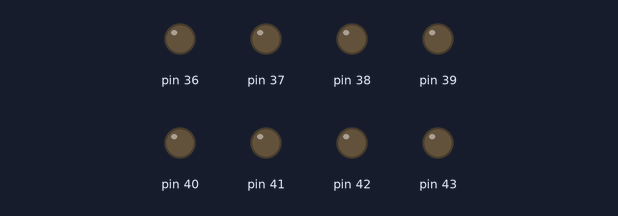
Simulated run of this program. Board: Arduino Mega 2560, built with avr-gcc and run on an emulated ATmega2560. On the bench: output pins drawn as LEDs (lit = HIGH).

Above: at 0.15 s.
At 0.82 s:
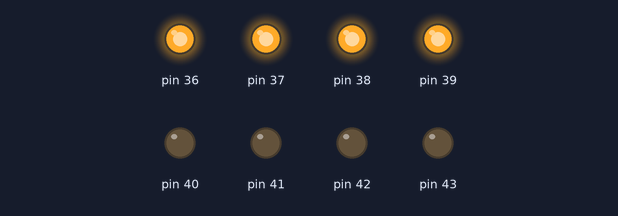
At 1.57 s:
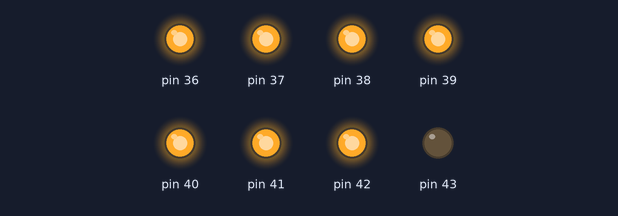
At 3.07 s:
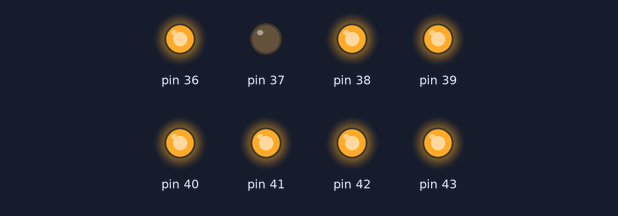
At 4.57 s:
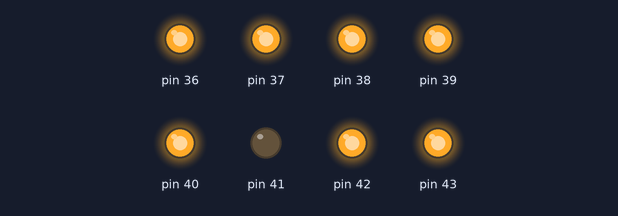
At 6.07 s:
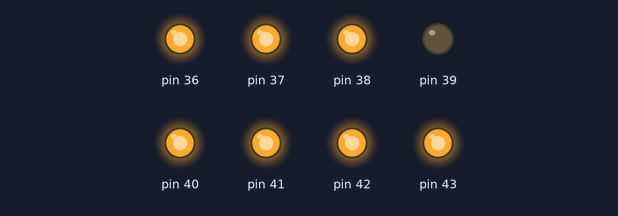
Timing chart, 0 to 6.4 s (numbered marks = the images above):
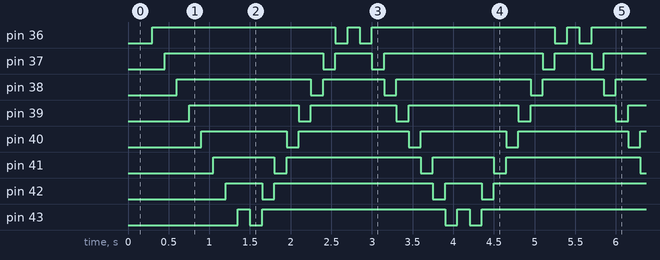

The program:

main.cpp
```cpp
/**
 * Blink
 *
 * Turns on an LED on for one second,
 * then off for one second, repeatedly.
 */
#include "Arduino.h"

// Set LED_BUILTIN if it is not defined by Arduino framework
// #define LED_BUILTIN 13

void setup()
{
  // testing for breakpoint
  //  initialize LED digital pin as an output.
  //  pinMode(LED_BUILTIN, OUTPUT);
  //  initialize LED pin blank to blank as an output
  //  pinMode(LED_BUILTIN, OUTPUT);

  // Set up for knight rider
  for (int i = 36; i < 44; i++)
  {
    pinMode(i, OUTPUT);
  }
}

void loop()
{
  // // Test Blink of integrated LED on pin 13
  // { // turn the LED on (HIGH is the voltage level)
  //   digitalWrite(LED_BUILTIN, HIGH);

  //   // wait for a second
  //   delay(1000);

  //   // turn the LED off by making the voltage LOW
  //   digitalWrite(LED_BUILTIN, LOW);

  //   // wait for a second
  //   delay(1000);
  // }

  // Test Blink of External LED
  // {// turn the LED on (HIGH is the voltage level)
  // digitalWrite(LED_BUILTIN, HIGH);

  // // wait for a second
  // delay(1000);

  // // turn the LED off by making the voltage LOW
  // digitalWrite(LED_BUILTIN, LOW);

  //  // wait for a second
  // delay(1000);
  // }

  // Creating Night Rider program
   bool increase=true;
   int indent=35;
   while (true)
   {
     if (increase)
     {
       digitalWrite(indent,LOW);
      delay(150);
      digitalWrite(indent,HIGH);
       indent+=1;
       indent==44 ? increase=false:increase;

    }else
    {
      digitalWrite(indent,LOW);
      delay(150);
      digitalWrite(indent,HIGH);
      indent-=1;
      indent==35 ? increase=true:increase;
    }
  }
}
```

Measured:
- by itself, pin 36: repeats every 2.7 s: LOW 0.15 s, HIGH 0.15 s, LOW 0.15 s, HIGH 2.3 s
- by itself, pin 37: repeats every 2.7 s: LOW 0.15 s, HIGH 0.45 s, LOW 0.15 s, HIGH 2.0 s
- by itself, pin 38: repeats every 2.7 s: LOW 0.15 s, HIGH 0.75 s, LOW 0.15 s, HIGH 1.7 s
- by itself, pin 39: repeats every 2.7 s: LOW 0.15 s, HIGH 1.1 s, LOW 0.15 s, HIGH 1.4 s
- by itself, pin 40: repeats every 2.7 s: LOW 0.15 s, HIGH 1.4 s, LOW 0.15 s, HIGH 1.1 s
- by itself, pin 41: repeats every 2.7 s: LOW 0.15 s, HIGH 1.7 s, LOW 0.15 s, HIGH 0.75 s
- by itself, pin 42: repeats every 2.7 s: LOW 0.15 s, HIGH 2.0 s, LOW 0.15 s, HIGH 0.45 s
- by itself, pin 43: repeats every 2.7 s: LOW 0.15 s, HIGH 2.3 s, LOW 0.15 s, HIGH 0.15 s
